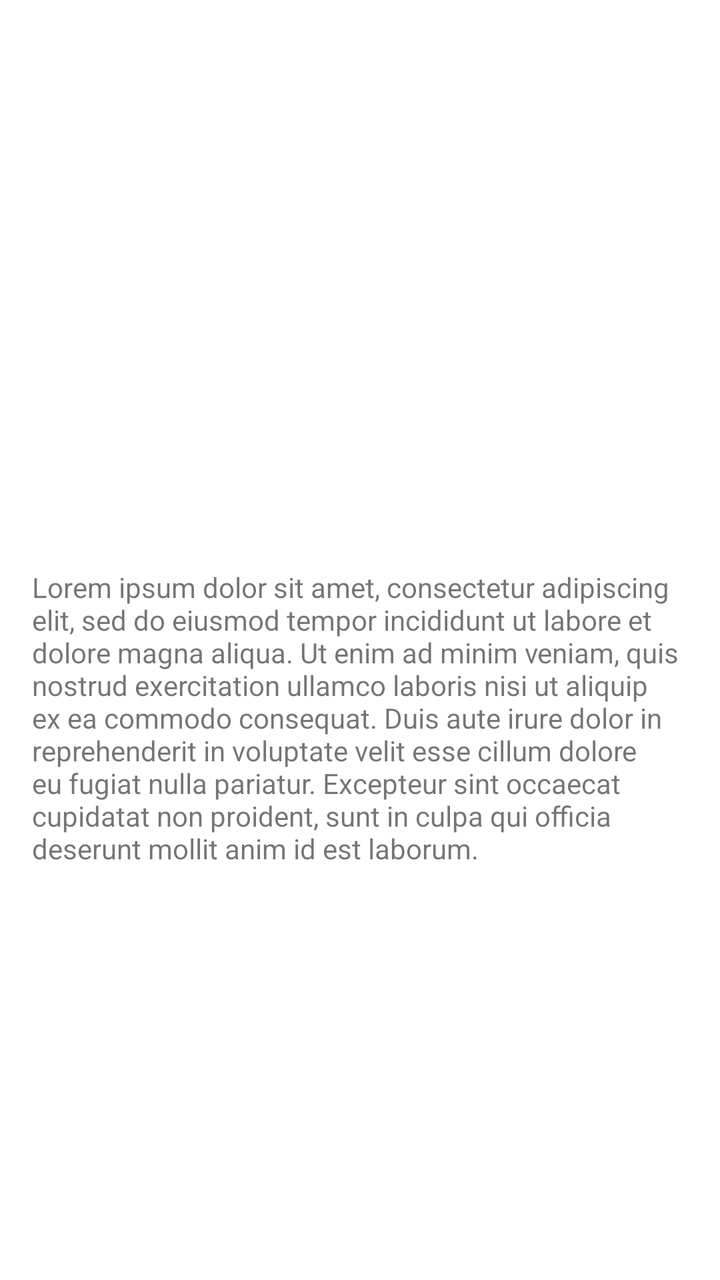
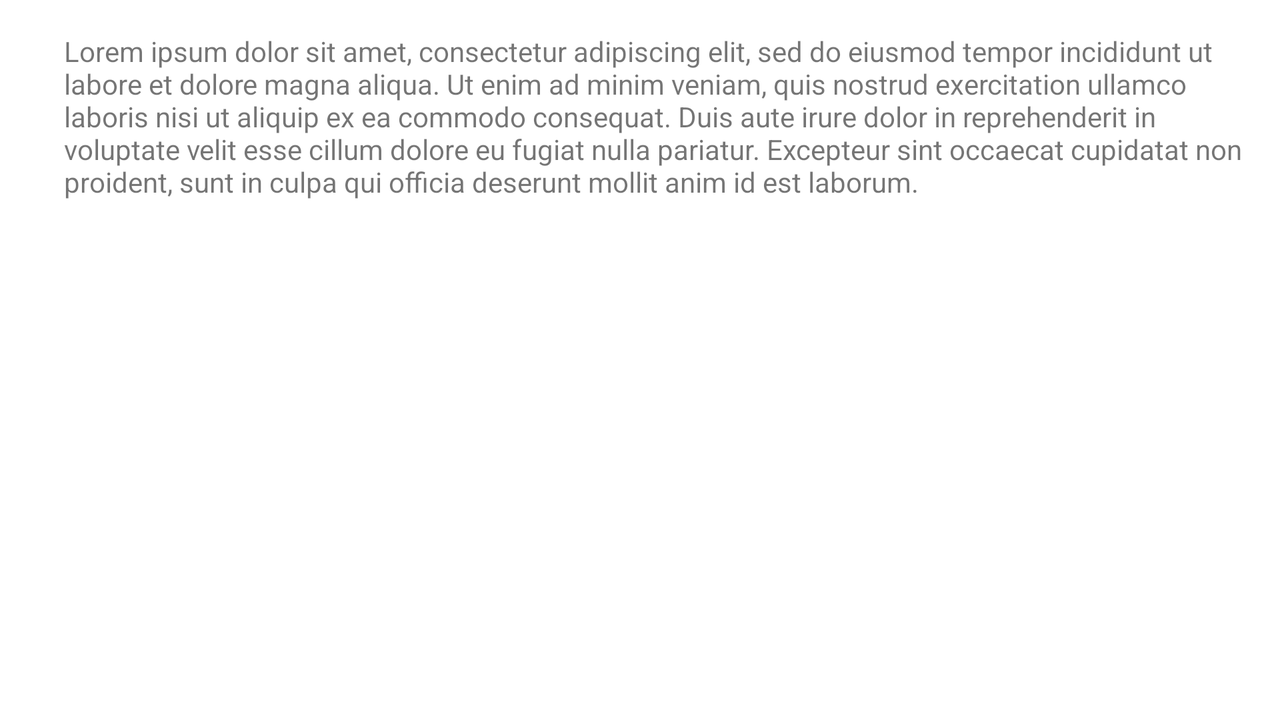

Two renders of one Android screen. The first uses the default layout on a phone; the second uses the alternative layout the repository ships for a different screen configuration, on a matching device. The two XML files are below.
<!-- AndroidManifest.xml: application theme Theme.HwApplication -->
<!-- res/layout/activity_back.xml -->
<?xml version="1.0" encoding="utf-8"?>
<androidx.constraintlayout.widget.ConstraintLayout xmlns:android="http://schemas.android.com/apk/res/android"
    xmlns:app="http://schemas.android.com/apk/res-auto"
    xmlns:tools="http://schemas.android.com/tools"
    android:layout_width="match_parent"
    android:layout_height="match_parent"
    tools:context=".BackActivity">
    <ImageView
        android:id="@+id/BigImage"
        android:layout_width="203dp"
        android:layout_height="252dp"
        android:layout_marginTop="16dp"
        android:src = "@mipmap/ic_launcher"
        android:scaleType="centerCrop"
        app:layout_constraintTop_toTopOf="parent"
        app:layout_constraintRight_toRightOf="parent"
        app:layout_constraintLeft_toLeftOf="parent" />
    <TextView
        android:layout_width="match_parent"
        android:layout_height="wrap_content"
        android:layout_marginTop="@dimen/data_textview_margin"
        android:layout_marginRight="@dimen/data_textview_margin"
        android:layout_marginLeft="@dimen/data_textview_margin"
        android:text="@string/back_text"
        app:layout_constraintRight_toRightOf="parent"
        app:layout_constraintLeft_toLeftOf="parent"
        app:layout_constraintTop_toBottomOf="@+id/BigImage">

    </TextView>

</androidx.constraintlayout.widget.ConstraintLayout>
<!-- resources referenced by this layout -->
<resources>
  <dimen name="data_textview_margin">16dp</dimen>
  <string name="back_text">Lorem ipsum dolor sit amet, consectetur adipiscing elit, sed do eiusmod tempor incididunt ut labore et dolore magna aliqua. Ut enim ad minim veniam, quis nostrud exercitation ullamco laboris nisi ut aliquip ex ea commodo consequat. Duis aute irure dolor in reprehenderit in voluptate velit esse cillum dolore eu fugiat nulla pariatur. Excepteur sint occaecat cupidatat non proident, sunt in culpa qui officia deserunt mollit anim id est laborum.</string>
  <style name="Theme.HwApplication" parent="Theme.MaterialComponents.DayNight.DarkActionBar">
          
          <item name="colorPrimary">@color/purple_500</item>
          <item name="colorPrimaryVariant">@color/purple_700</item>
          <item name="colorOnPrimary">@color/white</item>
          
          <item name="colorSecondary">@color/teal_200</item>
          <item name="colorSecondaryVariant">@color/teal_700</item>
          <item name="colorOnSecondary">@color/black</item>
          
          <item name="android:statusBarColor" tools:targetApi="l">?attr/colorPrimaryVariant</item>
          
      </style>
</resources>
<!-- res/layout-land/activity_back.xml (the repository's variant of the layout above) -->
<!-- drawn on the phone turned sideways -->
<?xml version="1.0" encoding="utf-8"?>
<androidx.constraintlayout.widget.ConstraintLayout xmlns:android="http://schemas.android.com/apk/res/android"
    xmlns:app="http://schemas.android.com/apk/res-auto"
    xmlns:tools="http://schemas.android.com/tools"
    android:layout_width="match_parent"
    android:layout_height="match_parent"
    tools:context=".BackActivity">
    <ImageView
        android:id="@+id/BigImage"
        android:layout_width="wrap_content"
        android:layout_height="wrap_content"
        android:layout_marginTop="16dp"
        android:layout_marginBottom="16dp"
        android:layout_marginStart="16dp"
        android:scaleType="centerCrop"
        android:src = "@mipmap/ic_launcher"
        app:layout_constraintTop_toTopOf="parent"
        app:layout_constraintLeft_toLeftOf="parent" />
    <TextView
        android:layout_width="0dp"
        android:layout_height="match_parent"
        android:layout_margin="16dp"
        android:text="@string/back_text"
        app:layout_constraintLeft_toRightOf="@+id/BigImage"
        app:layout_constraintRight_toRightOf="parent"
        app:layout_constraintTop_toTopOf="parent">

    </TextView>

</androidx.constraintlayout.widget.ConstraintLayout>
<!-- resources referenced by the variant -->
<!-- as the phone turned sideways resolves them -->
<resources>
  <string name="back_text">Lorem ipsum dolor sit amet, consectetur adipiscing elit, sed do eiusmod tempor incididunt ut labore et dolore magna aliqua. Ut enim ad minim veniam, quis nostrud exercitation ullamco laboris nisi ut aliquip ex ea commodo consequat. Duis aute irure dolor in reprehenderit in voluptate velit esse cillum dolore eu fugiat nulla pariatur. Excepteur sint occaecat cupidatat non proident, sunt in culpa qui officia deserunt mollit anim id est laborum.</string>
  <style name="Theme.HwApplication" parent="Theme.MaterialComponents.DayNight.DarkActionBar">
          
          <item name="colorPrimary">@color/purple_500</item>
          <item name="colorPrimaryVariant">@color/purple_700</item>
          <item name="colorOnPrimary">@color/white</item>
          
          <item name="colorSecondary">@color/teal_200</item>
          <item name="colorSecondaryVariant">@color/teal_700</item>
          <item name="colorOnSecondary">@color/black</item>
          
          <item name="android:statusBarColor" tools:targetApi="l">?attr/colorPrimaryVariant</item>
          
      </style>
</resources>
